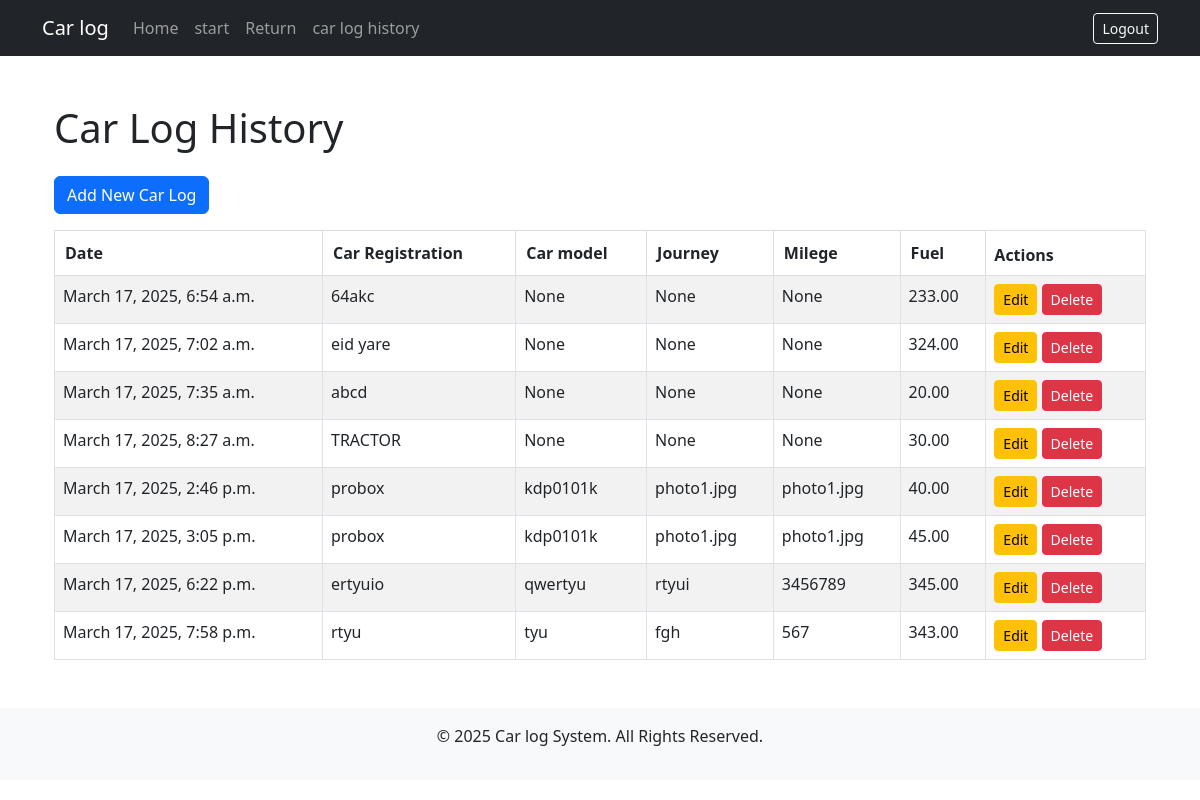
The app's page /car_log_history/ (signed in) with its own data.
### carrentalapp/models.py (models this page shows, shortened)
class CarRental(models.Model):
    user = models.ForeignKey(User, on_delete=models.CASCADE)
    car_registration = models.CharField(max_length=100,null=True)
    car_journey = models.CharField(max_length=100 , null=True)
    car_model = models.CharField(max_length=100,null=True)
    car_milege =  models.CharField(max_length=100,null=True)
    car_date = models.DateTimeField(auto_now_add=True)
    fuel_used = models.DecimalField(max_digits=5, decimal_places=2)

### carrentalapp/views.py (the view)
    def wrap(request, *args, **kwargs):
        if not request.user.is_staff:
            return redirect('home')  # Redirect to home (or any URL you choose)
        return function(request, *args, **kwargs)

### carrentalapp/views.py (called while the page is built)
def staff_member_required(function):
    def wrap(request, *args, **kwargs):
        if not request.user.is_staff:
            return redirect('home')  # Redirect to home (or any URL you choose)
        return function(request, *args, **kwargs)
    return wrap

@login_required
@staff_member_required  # This ensures only staff can access this view
def car_log_history(request):
    car_rentals = CarRental.objects.all().order_by('car_date')
    return render(request, 'custom_admin/car_log_history.html', {'car_rentals': car_rentals})

### carrentalapp/templates/custom_admin/car_log_history.html (shortened to what this page needs)
{% extends 'base.html' %}
{% block content %}
<div class="container mt-5">
    <h1 class="mb-4">Car Log History</h1>
    <a href="{% url 'car_log_create' %}" class="btn btn-primary mb-3">Add New Car Log</a>
    {% if car_rentals %}
    <table class="table table-striped table-bordered">
        <thead>
            <tr>
            <th style="padding: 10px; border: 1px solid #ddd;">Date</th>
            <th style="padding: 10px; border: 1px solid #ddd;">Car Registration</th>
            <th style="padding: 10px; border: 1px solid #ddd;">Car model</th>
            <th style="padding: 10px; border: 1px solid #ddd;">Journey</th>
            <th style="padding: 10px; border: 1px solid #ddd;">Milege</th>
            <th style="padding: 10px; border: 1px solid #ddd;">Fuel</th>
                <th>Actions</th>
            </tr>
        </thead>
        <tbody>
            {% for car in car_rentals %}
            <tr>
                <td>{{ car.car_date }}</td>
                <td>{{ car.car_model}}</td>
                <td>{{ car.car_registration}}</td>
                <td>{{ car.car_journey }}</td>
                <td>{{ car.car_milege }}</td>
                <td>{{ car.fuel_used }}</td>
                <td>
                    <a href="{% url 'car_log_edit' car.pk %}" class="btn btn-warning btn-sm">Edit</a>
                    <a href="{% url 'car_log_delete' car.pk %}" class="btn btn-danger btn-sm" onclick="return confirm('Are you sure you want to delete this car log?');">Delete</a>
                </td>
            </tr>
            {% endfor %}
        </tbody>
    </table>
    {% else %}
        <p>No car logs found.</p>
    {% endif %}
</div>
{% endblock %}

### carrentalapp/templates/base.html (shortened to what this page needs)
<!DOCTYPE html>
<html lang="en">
<head>
    <link rel="stylesheet" href="https://cdn.jsdelivr.net/npm/bootstrap@5.3.0/dist/css/bootstrap.min.css">
    <link href="https://cdn.jsdelivr.net/npm/bootstrap@5.3.0/dist/css/bootstrap.min.css" rel="stylesheet">
</head>
<body>
    <nav class="navbar navbar-expand-lg navbar-dark bg-dark">
        <div class="container">
            <a class="navbar-brand" href="{% url 'home' %}">Car log</a>
            <div class="collapse navbar-collapse" id="navbarNav">
                <ul class="navbar-nav">
                    <li class="nav-item"><a class="nav-link" href="{% url 'home' %}">Home</a></li>
                    <li class="nav-item"><a class="nav-link" href="{% url 'rent_car' %}">start</a></li>
                    <li class="nav-item"><a class="nav-link" href="{% url 'return_car' %}">Return</a></li>
                    <li class="nav-item"><a class="nav-link" href="{% url 'car_log_history' %}">car log history</a></li>
                </ul>
                <ul class="navbar-nav ms-auto">
                    {% if user.is_authenticated %}
                        <li class="nav-item">
                            <a class="btn btn-outline-light btn-sm" href="{% url 'logout' %}">Logout</a>
                        </li>
                    {% endif %}
                </ul>
            </div>
        </div>
    </nav>
    <div class="container mt-4">
        {% block content %}{% endblock %}
    </div>
    <footer class="text-center mt-5 py-3 bg-light">
        <p>&copy; 2025 Car log System. All Rights Reserved.</p>
    </footer>
</body>
</html>

### records on screen
CarRental: car_date "March 17, 2025, 6:54 a.m.", car_model "64akc", car_registration "None", car_journey "None", car_milege "None", fuel_used "233.00"
CarRental: car_date "March 17, 2025, 7:02 a.m.", car_model "eid yare", car_registration "None", car_journey "None", car_milege "None", fuel_used "324.00"
CarRental: car_date "March 17, 2025, 7:35 a.m.", car_model "abcd", car_registration "None", car_journey "None", car_milege "None", fuel_used "20.00"
CarRental: car_date "March 17, 2025, 8:27 a.m.", car_model "TRACTOR", car_registration "None", car_journey "None", car_milege "None", fuel_used "30.00"
CarRental: car_date "March 17, 2025, 2:46 p.m.", car_model "probox", car_registration "kdp0101k", car_journey "photo1.jpg", car_milege "photo1.jpg", fuel_used "40.00"
CarRental: car_date "March 17, 2025, 3:05 p.m.", car_model "probox", car_registration "kdp0101k", car_journey "photo1.jpg", car_milege "photo1.jpg", fuel_used "45.00"
CarRental: car_date "March 17, 2025, 6:22 p.m.", car_model "ertyuio", car_registration "qwertyu", car_journey "rtyui", car_milege "3456789", fuel_used "345.00"
CarRental: car_date "March 17, 2025, 7:58 p.m.", car_model "rtyu", car_registration "tyu", car_journey "fgh", car_milege "567", fuel_used "343.00"
